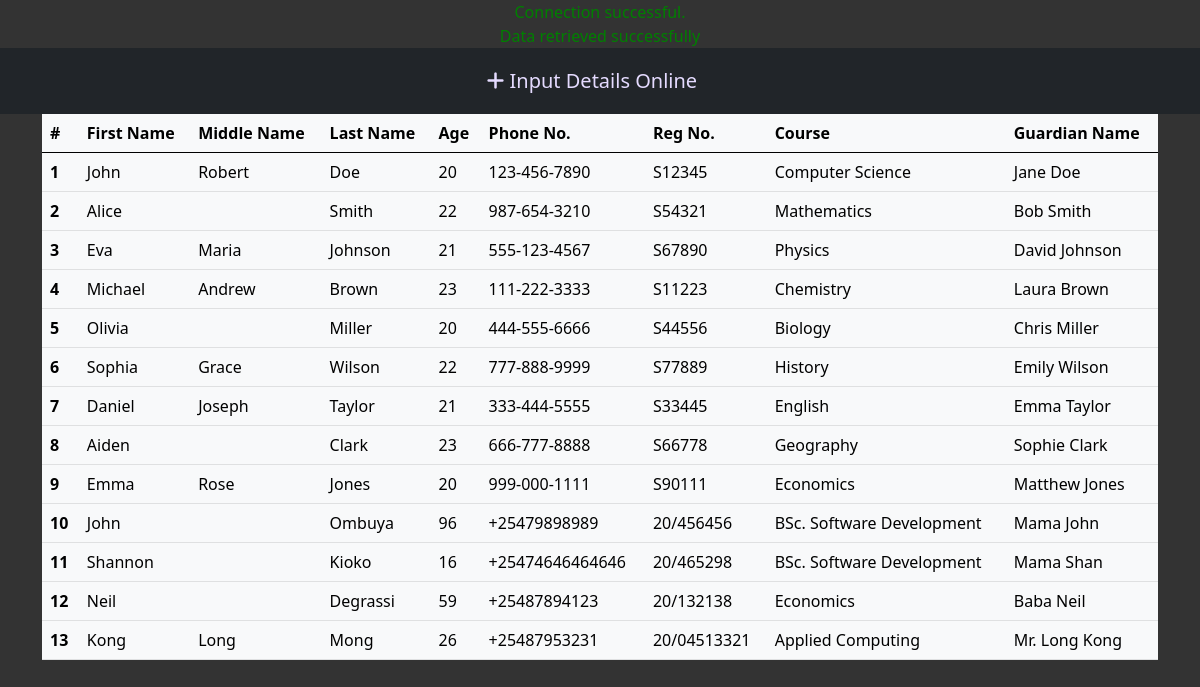
Page /view-all.php on the committed database.
### tables this page shows
CREATE TABLE IF NOT EXISTS `student_details` (
  `id` int(11) NOT NULL,
  `f_name` varchar(256) NOT NULL,
  `m_name` varchar(256) DEFAULT NULL,
  `l_name` varchar(256) NOT NULL,
  `age` int(11) NOT NULL,
  `phone_no` varchar(256) NOT NULL,
  `reg_no` varchar(256) NOT NULL,
  `course` varchar(256) NOT NULL,
  `guardian_name` varchar(256) NOT NULL
);

### view-all.php (the view, shortened to what this page needs)
<?php
    $connection = mysqli_connect('localhost', 'root');
    if ($connection) {
        echo "<p class='text-center text-green m-0'>Connection successful.</p>";
    } else {
        echo "<p class='text-center text-red m-0'>Connection failed.</p>";
    }
    mysqli_select_db($connection, 'kca');
    if ($_SERVER['REQUEST_METHOD'] === 'GET') {
        $query = "SELECT * FROM student_details";
        $result = mysqli_query($connection, $query);
        if ($result) {
            echo "<p class='text-center text-green m-0'>Data retrieved successfully</p>";
        } else {
            echo "<p class='text-center text-red m-0'>Error: " . mysqli_error($connection) . "</p>";
        }
    }
?>
<!DOCTYPE html>
<html lang="en">
    <head>
        <link
            href="https://cdn.jsdelivr.net/npm/bootstrap@5.0.2/dist/css/bootstrap.min.css"
            rel="stylesheet"
        />
        <link rel="stylesheet" href="./static/css/style.css" />
    </head>
    <body>
        <nav class="navbar navbar-dark bg-dark sticky-top">
            <div class="container-fluid d-flex justify-content-center">
                <span class="navbar-brand mb-0 h1"
                    ><a href="./index.php" class="nav-link"
                        ><i class="fa-solid fa-plus" style="color: #e5dbff"></i>
                        Input Details Online</a
                    ></span
                >
            </div>
        </nav>
        <section class="container">
            <div class="table-responsive mx-auto">
                <table class="table table-light">
                    <thead>
                        <tr>
                            <th scope="col">#</th>
                            <th scope="col">First Name</th>
                            <th scope="col">Middle Name</th>
                            <th scope="col">Last Name</th>
                            <th scope="col">Age</th>
                            <th scope="col">Phone No.</th>
                            <th scope="col">Reg No.</th>
                            <th scope="col">Course</th>
                            <th scope="col">Guardian Name</th>
                        </tr>
                    </thead>
                    <tbody>
                    <?php
                    if ($result) {
                        while ($row = mysqli_fetch_assoc($result)) {
                            echo "<tr>
                                    <th scope='row'>{$row['id']}</th>
                                    <td>{$row['f_name']}</td>
                                    <td>{$row['m_name']}</td>
                                    <td>{$row['l_name']}</td>
                                    <td>{$row['age']}</td>
                                    <td>{$row['phone_no']}</td>
                                    <td>{$row['reg_no']}</td>
                                    <td>{$row['course']}</td>
                                    <td>{$row['guardian_name']}</td>
                                </tr>";
                        }
                    }
                    ?>
                    </tbody>
                </table>
            </div>
        </section>
    </body>
</html>

### static/css/style.css (style rules this page uses)
body { height: 100vh; background-color: #333; }
.text-green { color: green; }
.nav-link { color: #e5dbff; }

### rows in the picture
student_details: id "1", f_name "John", m_name "Robert", l_name "Doe", age "20", phone_no "123-456-7890", reg_no "S12345", course "Computer Science", guardian_name "Jane Doe"
student_details: id "2", f_name "Alice", l_name "Smith", age "22", phone_no "987-654-3210", reg_no "S54321", course "Mathematics", guardian_name "Bob Smith"
student_details: id "3", f_name "Eva", m_name "Maria", l_name "Johnson", age "21", phone_no "555-123-4567", reg_no "S67890", course "Physics", guardian_name "David Johnson"
student_details: id "4", f_name "Michael", m_name "Andrew", l_name "Brown", age "23", phone_no "111-222-3333", reg_no "S11223", course "Chemistry", guardian_name "Laura Brown"
student_details: id "5", f_name "Olivia", l_name "Miller", age "20", phone_no "444-555-6666", reg_no "S44556", course "Biology", guardian_name "Chris Miller"
student_details: id "6", f_name "Sophia", m_name "Grace", l_name "Wilson", age "22", phone_no "777-888-9999", reg_no "S77889", course "History", guardian_name "Emily Wilson"
student_details: id "7", f_name "Daniel", m_name "Joseph", l_name "Taylor", age "21", phone_no "333-444-5555", reg_no "S33445", course "English", guardian_name "Emma Taylor"
student_details: id "8", f_name "Aiden", l_name "Clark", age "23", phone_no "666-777-8888", reg_no "S66778", course "Geography", guardian_name "Sophie Clark"
student_details: id "9", f_name "Emma", m_name "Rose", l_name "Jones", age "20", phone_no "999-000-1111", reg_no "S90111", course "Economics", guardian_name "Matthew Jones"
student_details: id "10", f_name "John", l_name "Ombuya", age "96", phone_no "+25479898989", reg_no "20/456456", course "BSc. Software Development", guardian_name "Mama John"
student_details: id "11", f_name "Shannon", l_name "Kioko", age "16", phone_no "+25474646464646", reg_no "20/465298", course "BSc. Software Development", guardian_name "Mama Shan"
student_details: id "12", f_name "Neil", l_name "Degrassi", age "59", phone_no "+25487894123", reg_no "20/132138", course "Economics", guardian_name "Baba Neil"
student_details: id "13", f_name "Kong", m_name "Long", l_name "Mong", age "26", phone_no "+25487953231", reg_no "20/04513321", course "Applied Computing", guardian_name "Mr. Long Kong"
